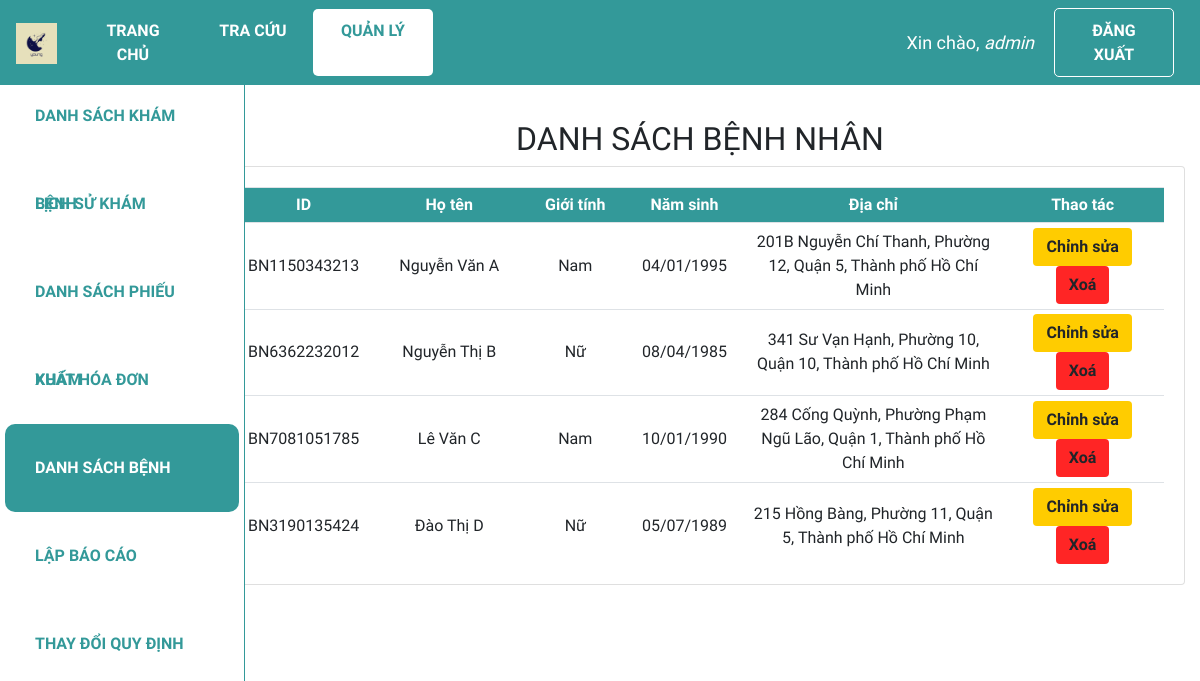
/dsbn (signed in), run on the app's committed database.
### web_core/models.py (models this page shows, shortened)
class BENHNHAN(models.Model):
    GIOITINH = (
        ('Nam', 'Nam'),
        ('Nữ', 'Nữ'),
    )
    id = ShortUUIDField(
        verbose_name='ID bệnh nhân',
        length=10,
        max_length=12,
        prefix="BN",
        alphabet="0123456789",
        primary_key=True)
    ho_ten = models.CharField('Họ tên', max_length = 100)
    gioi_tinh = models.CharField('Giới tính', max_length = 3, choices = GIOITINH)
    ngay_sinh = models.DateField('Ngày sinh', default = '01/01/1990', null=True)
    dia_chi = models.CharField('Địa chỉ', max_length = 255, null = True)

### web_core/decorators.py (the view)
    def wrapper_function(request, *args, **kwargs):
        group = None
        if request.user.groups.exists():
            group = request.user.groups.all()[0].name
        print(group)
        if group == 'customer':
            return redirect('quanli_dskb')
        if group == 'admin':
            return view_func(request, *args, **kwargs)

### web_core/views.py (called while the page is built)
@admin_only
def dsbn(request):
    dsbn = BENHNHAN.objects.all()
    context = {'dsbn':dsbn}
    return render(request, 'web_core/dsbn.html', context)

### web_core/templates/web_core/dsbn.html (shortened to what this page needs)
{% extends 'web_core/main.html' %}
{% block content %}
<div class="row">
    <div class="col-md-2">
        {% include 'web_core/sidebar.html' %}
    </div>
    <div class="col-md-10">
        <h2 class="table-title" style>DANH SÁCH BỆNH NHÂN</h2>
        <div class="card card-body">
            <table class='table table-sm'>
                <tr class="table-head">
                    <th class="small-content">ID</th>
                    <th class="mid-content">Họ tên</th>
                    <th class="small-content">Giới tính</th>
                    <th class="small-content">Năm sinh</th>
                    <th class="large-content">Địa chỉ</th>
                    <th class="mid-content">Thao tác</th>
                </tr>
                {% for benhnhan in dsbn %}
                <tr>
                    <td class="small-content">{{benhnhan.id}}</td>
                    <td class="mid-content">{{benhnhan.ho_ten}}</td>
                    <td class="small-content">{{benhnhan.gioi_tinh}}</td>
                    <td class="small-content">{{benhnhan.ngay_sinh|date:"d/m/Y"}}</td>
                    <td class="large-content">{{benhnhan.dia_chi}}</td>
                    <td>
                        <a class="btn edit-btn" href="{% url 'quanli_sua_benhnhan' benhnhan.id %}">Chỉnh sửa</a>
                        <a class="btn del-btn" href="{% url 'quanli_xoa_benhnhan' benhnhan.id %}">Xoá</a>
                    </td>
                </tr>
                {% endfor %}
            </table>
        </div>
    </div>
</div>
{% endblock %}

### web_core/templates/web_core/navbar.html (shortened to what this page needs)
{% load static %}
<nav class="navbar navbar-expand-lg my-navbar fixed-top">
    <a href="{% url 'home' %}">
        <img class="navbar-brand" alt="logo-brand" src="{% static 'images/favicon.png' %}" height="50"
            style="padding-bottom: 4px" />
    </a>
    <div class="collapse navbar-collapse" id="navbarNav">
        {% with request.resolver_match.url_name as url_name %}
        <div class="navbar-nav">
            <a class="nav-item nav-link my-nav-item {% if url_name == 'home' %}my-nav-active{% endif %}"
                href="{% url 'home' %}">Trang chủ</a>
            <a class="nav-item nav-link my-nav-item {% if url_name == 'lsk_guest' %}my-nav-active{% endif %}"
                href="{% url 'lsk_guest' %}">Tra cứu</a>
            <a class="nav-item nav-link my-nav-item {% if 'quanli' in url_name %}my-nav-active{% endif %}"
                href="{% url 'quanli_dskb' %}">Quản lý</a>
        </div>
        {% endwith %}
    </div>
    {% with request.resolver_match.url_name as url_name %}
    {% if request.user.is_authenticated %}
    <span class="hello-msg">Xin chào, <span> {{request.user}} </span></span>
    <a class="nav-item nav-link my-nav-item my-btn" href="{% url 'logout' %}">Đăng xuất</a>
    {% else %}
    <a class="nav-item nav-link my-nav-item my-btn {% if url_name == 'login' %}my-nav-active{% endif %}"
        href="{% url 'login' %}">Đăng nhập</a>
    {% endif %}
    {% endwith %}
</nav>

### web_core/static/css/main.css (style rules this page uses)
* { font-family: 'Baloo 2', cursive; }
html, body { margin: 0; padding: 0; height: 100%; overflow-x: hidden; }

### web_core/templates/web_core/navbar.html (style rules this page uses)
.my-navbar.fixed-top { position: fixed; color: #fff; background-color: #399; z-index: 10; }
.my-nav-item { color: #fff; font-weight: bold; padding: 9.6px 16px !important; text-transform: uppercase; border-radius: 5px; width: 120px; text-align: center; }
.my-nav-active, .my-nav-active:hover { color: #399; background-color: #fff; }
.my-btn { border: 1px solid #fff; margin-right: 10px; }
.hello-msg { font-size: 18px; color: #fff; margin-right: 20px; }
.hello-msg>span { font-style: italic; }

### web_core/templates/web_core/dsbn.html (style rules this page uses)
.col-md-2 { padding: 0; }
.col-md-10 { margin-top: 50px; }
.card-body { padding-bottom: 0px; }
.table-title { text-align: center; }
.table th, .table td { vertical-align: middle; text-align: center; }
.small-content { width: 150px; }
.mid-content { width: 250px; }
.large-content { width: 450px; }
.table-head { color: #ffff; background-color: #399; }
.btn.edit-btn { font-weight: bold; background-color: rgb(255, 204, 0); }
.btn.del-btn { font-weight: bold; background-color: rgb(255, 37, 37) }

### data on the page
BENHNHAN: id "BN1150343213", ho_ten "Nguyễn Văn A", gioi_tinh "Nam", ngay_sinh "04/01/1995", dia_chi "201B Nguyễn Chí Thanh, Phường 12, Quận 5, Thành phố Hồ Chí Minh"
BENHNHAN: id "BN6362232012", ho_ten "Nguyễn Thị B", gioi_tinh "Nữ", ngay_sinh "08/04/1985", dia_chi "341 Sư Vạn Hạnh, Phường 10, Quận 10, Thành phố Hồ Chí Minh"
BENHNHAN: id "BN7081051785", ho_ten "Lê Văn C", gioi_tinh "Nam", ngay_sinh "10/01/1990", dia_chi "284 Cống Quỳnh, Phường Phạm Ngũ Lão, Quận 1, Thành phố Hồ Chí Minh"
BENHNHAN: id "BN3190135424", ho_ten "Đào Thị D", gioi_tinh "Nữ", ngay_sinh "05/07/1989", dia_chi "215 Hồng Bàng, Phường 11, Quận 5, Thành phố Hồ Chí Minh"

### other printed values
{{ request.user }} "admin"
